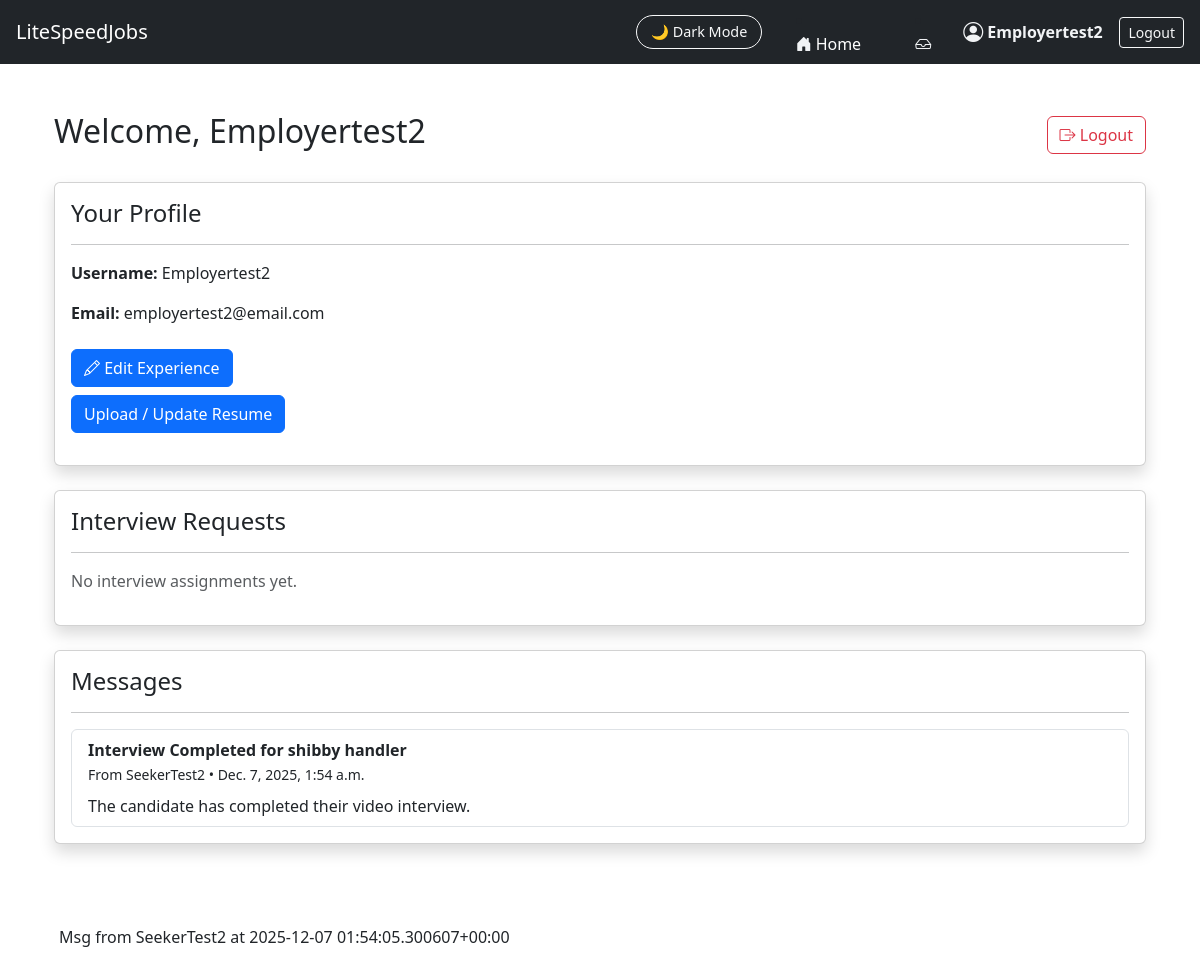
Before: /JobFinder_app/seeker_dashboard/ (signed in) with the older database file.
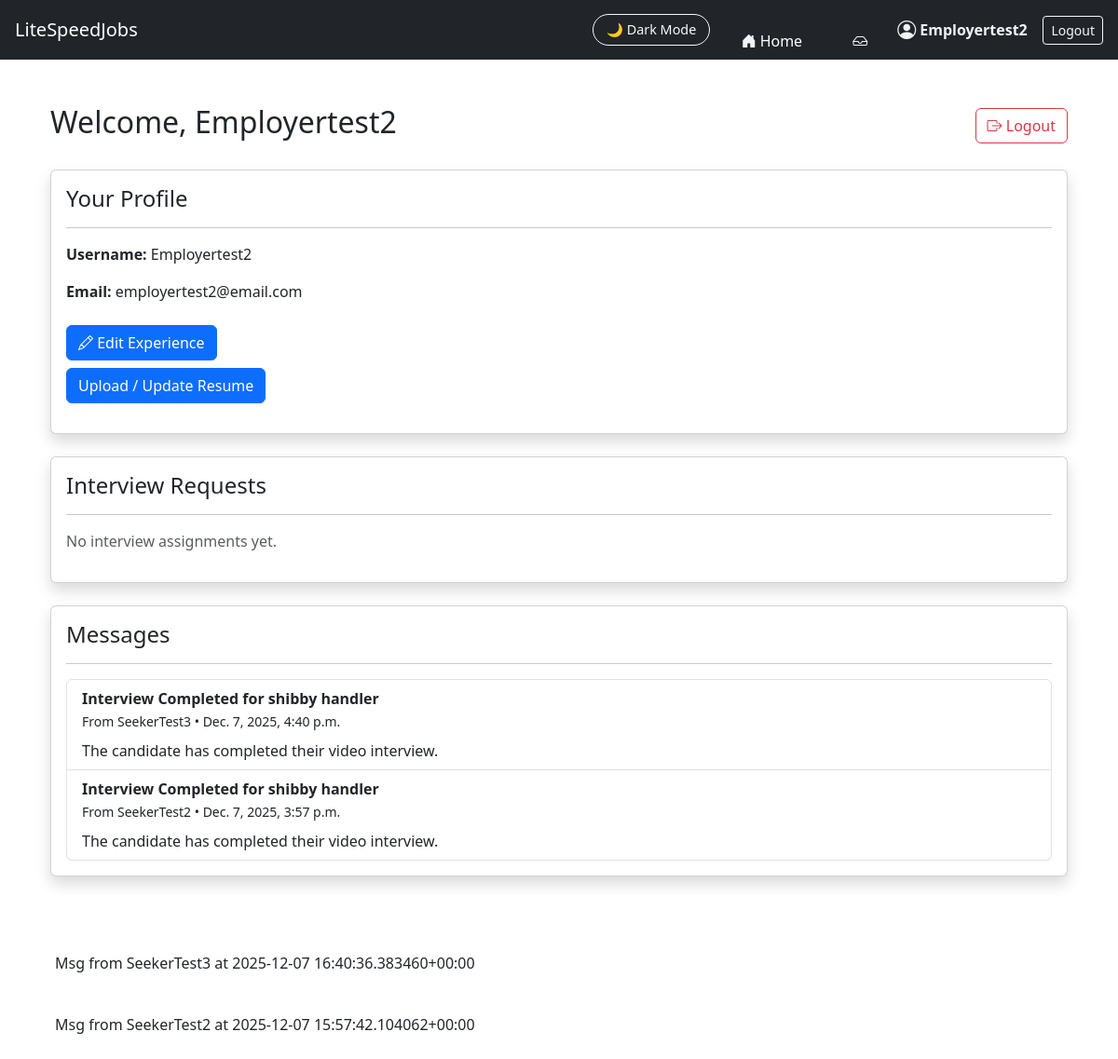
After: the same page with the newer database file.
### JobFinder_app/models.py (models this page shows)
class Message(models.Model):
    sender = models.ForeignKey(
        User, on_delete=models.CASCADE, related_name="sent_messages"
    )
    receiver = models.ForeignKey(
        User, on_delete=models.CASCADE, related_name="received_messages"
    )
    conversation = models.ForeignKey("Conversation", on_delete=models.CASCADE, related_name="messages", null=True, blank=True)
    subject = models.CharField(max_length=255)
    body = models.TextField(blank=True, default="The body was not filled in.")
    attachement = models.FileField(upload_to="messages_attachments/", null=True, blank=True)
    job = models.ForeignKey(Job, on_delete=models.CASCADE, null=True, blank=True)
    created_at = models.DateTimeField(auto_now_add=True)
    is_read = models.BooleanField(default=False)
    def __str__(self):
        return f"Msg from {self.sender} at {self.created_at}"

### JobFinder_app/views.py (the view)
# urls.py: path("seeker_dashboard/", views.seeker_dashboard, name="seeker_dashboard"),
def seeker_dashboard(request):
    assignments = InterviewAssignment.objects.filter(seeker=request.user).order_by("-assigned_at")
    messages = Message.objects.filter(receiver=request.user).order_by("-created_at")
    return render(request, "JobFinder_app/seeker_dashboard.html", {
        "assignments": assignments,
        "messages": messages,
    })

### JobFinder_app/templates/JobFinder_app/seeker_dashboard.html (shortened to what this page needs)
{% extends "JobFinder_app/base.html" %}
{% block content %}
<div class="container mt-4">
    <div class="d-flex justify-content-between align-items-center mb-4">
        <h2>Welcome, {{ request.user.username }}</h2>
        <a href="{% url 'logout' %}" class="btn btn-outline-danger">
            <i class="bi bi-box-arrow-right"></i> Logout
        </a>
    </div>
    <div class="card shadow mb-4">
        <div class="card-body">
            <h4>Your Profile</h4>
            <hr>
            <p><strong>Username:</strong> {{ request.user.username }}</p>
            <p><strong>Email:</strong> {{ request.user.email }}</p>
            <a href="{% url 'seeker_form1' %}" class="btn btn-primary mt-2">
                <i class="bi bi-pencil"></i> Edit Experience
            </a>
            <p><a href="{% url 'upload_resume' %}" class="btn btn-primary mt-2">
                    Upload / Update Resume
                </a>
            </p>
        </div>
    </div>
    <div class="card shadow mb-4">
        <div class="card-body">
            <h4>Interview Requests</h4>
            <hr>
            {% if assignments %}
                <ul class="list-group">
                    {% for a in assignments %}
                        <li class="list-group-item d-flex justify-content-between align-items-center">
                            <div>
                                <strong>{{ a.job.title }}</strong><br>
                                <small class="dark-muted">
                                    {{ a.assigned_at }} • From {{ a.employer.username }}
                                </small>
                            </div>
                            {% if a.completed %}
                                <span class="badge bg-success">Completed</span>
                            {% else %}
                                <a href="{% url 'answer_interview' a.id %}"
                                   class="btn btn-sm btn-outline-primary">
                                    Answer Interview
                                </a>
                            {% endif %}
                        </li>
                    {% endfor %}
                </ul>
            {% else %}
                <p class="text-muted">No interview assignments yet.</p>
            {% endif %}
        </div>
    </div>
    <div class="card shadow mb-4">
        <div class="card-body">
            <h4>Messages</h4>
            <hr>
            {% if messages %}
                <ul class="list-group">
                    {% for m in messages %}
                        <li class="list-group-item">
                            <strong>{{ m.subject }}</strong><br>
                            <small class="dark-muted">From {{ m.sender.username }} • {{ m.created_at }}</small>
                            {% if m.body %}
                                <p class="mt-2 mb-0">{{ m.body }}</p>
                            {% endif %}
                        </li>
                    {% endfor %}
                </ul>
            {% else %}
                <p class="text-muted">Your inbox is empty.</p>
            {% endif %}
        </div>
    </div>
</div>
{% endblock %}

### JobFinder_app/templates/JobFinder_app/base.html (shortened to what this page needs)
<!DOCTYPE html>
<html lang="en" data-theme="light">
<head>
    <link href="https://cdn.jsdelivr.net/npm/bootstrap@5.3.2/dist/css/bootstrap.min.css" rel="stylesheet">
    <link href="https://cdn.jsdelivr.net/npm/bootstrap-icons@1.11.1/font/bootstrap-icons.css" rel="stylesheet">
</head>
<body>
{% load message_tags %}
<nav class="navbar navbar-expand-lg navbar-dark bg-dark px-3">
    <a class="navbar-brand" href="/">LiteSpeedJobs</a>
    <div class="ms-auto d-flex align-items-center">
        <button id="darkModeToggle" class="btn btn-outline-light ms-3">
            🌙 Dark Mode
        </button>&nbsp;&nbsp;&nbsp;&nbsp;&nbsp;&nbsp;&nbsp;&nbsp;
        <li class="nav-item">
            <a class="nav-link d-flex align-items-center home-link"
            href="{% url 'landing' %}">
                <i class="bi bi-house-door-fill me-1 nav-icon"></i>
                <span class="d-none d-md-inline">Home</span>&nbsp;&nbsp;&nbsp;&nbsp;&nbsp;
            </a>
        </li>
        {% if user.is_authenticated %}&nbsp;&nbsp;&nbsp;&nbsp;&nbsp;&nbsp;&nbsp;&nbsp;
        <li class="nav-item position-relative">
            <a href="{% url 'inbox_pro' %}" class="nav-link">
                <i class="bi bi-inbox"></i>
            </a>
        </li>
        {% else %}
        <li class="nav-item">
            <a href="{% url 'login' %}" class="nav-link">
                <i class="bi bi-inbox"></i>
            </a>
        </li>
        {% endif %}&nbsp;&nbsp;&nbsp;&nbsp;&nbsp;&nbsp;
        {% if request.user.is_authenticated %}
            <a href="{% url 'role_redirect' %}"
                class="nav-link d-flex align-items-center gap-1 user-link">
                <i class="bi bi-person-circle nav-icon fs-5"></i>
             <span class="d-none d-md-inline">
                 <strong>{{ request.user.username }}</strong>&nbsp;&nbsp;&nbsp;&nbsp;
            </span>
            <a href="{% url 'logout' %}" class="btn btn-outline-light btn-sm">Logout</a>
        {% endif %}
    </div>
</nav>
<div class="container py-4">
    {% block content %}{% endblock %}
</div>
{% if messages %}
<div class="container mt-3">
    {% for message in messages %}
        <div class="alert alert-{{ message.tags }} mb-2">
            {{ message }}
        </div>
    {% endfor %}
</div>
{% endif %}
</body>
</html>

### JobFinder_app/templates/JobFinder_app/base.html (style rules this page uses)
:root { --ls-bg: #ffffff; --ls-bg-card: #f7f9fc; --ls-text: #141414; --ls-text-muted: #555; --ls-border: #e4e7ec; --ls-icon-color: #f1f3f5; --ls-primary: #4dabf7; --ls-dark-bg: #0e1116; --ls-dark-bg-card: #1a1d24; --ls-dark-border: #2b2e36; --ls-dark-text: #f1f3f7; --ls-dark-muted: #b7bcc7; }
body { transition: background 0.3s ease, color 0.3s ease; }
.navbar { transition: background 0.3s ease; }
.card { transition: background 0.3s ease, border 0.3s ease; }
.btn { transition: background 0.25s ease, color 0.25s ease, border 0.25s ease; }
.navbar .nav-link i, .navbar .inbox-icon { color: var(--ls-icon-color) !important; transition: color 0.2s ease; }
.user-link .nav-icon, .user-link span { color: var(--ls-icon-color); transition: color 0.2s ease; font-weight: 500; }
.home-link, .home-link i { color: #ffffff !important; }
#darkModeToggle { font-size: 0.9rem; border-radius: 25px; padding: 5px 14px; cursor: pointer; }

Changed rows visible on the page:
removed Message: subject "Interview Completed for shibby handler", sender.username "SeekerTest2", created_at "Dec. 7, 2025, 1:54 a.m.", body "The candidate has completed their video interview.", sender+created_at "Msg from SeekerTest2 at 2025-12-07 01:54:05.300607+00:00"
added Message: subject "Interview Completed for shibby handler", sender.username "SeekerTest3", created_at "Dec. 7, 2025, 4:40 p.m.", body "The candidate has completed their video interview.", sender+created_at "Msg from SeekerTest3 at 2025-12-07 16:40:36.383460+00:00"
added Message: subject "Interview Completed for shibby handler", sender.username "SeekerTest2", created_at "Dec. 7, 2025, 3:57 p.m.", body "The candidate has completed their video interview.", sender+created_at "Msg from SeekerTest2 at 2025-12-07 15:57:42.104062+00:00"
